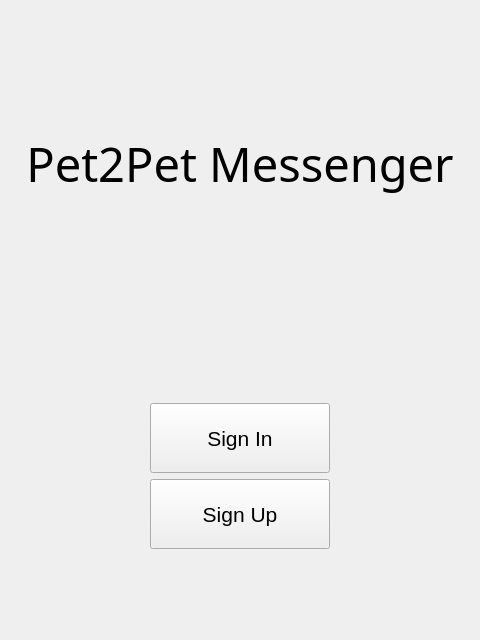
<?xml version="1.0" encoding="UTF-8"?>
<ui version="4.0">
 <class>InitScreenForm</class>
 <widget class="QWidget" name="InitScreenForm">
  <property name="geometry">
   <rect>
    <x>0</x>
    <y>0</y>
    <width>480</width>
    <height>640</height>
   </rect>
  </property>
  <property name="windowTitle">
   <string>Form</string>
  </property>
  <layout class="QVBoxLayout" name="verticalLayout">
   <item>
    <spacer name="verticalSpacer">
     <property name="orientation">
      <enum>Qt::Vertical</enum>
     </property>
     <property name="sizeType">
      <enum>QSizePolicy::Minimum</enum>
     </property>
     <property name="sizeHint" stdset="0">
      <size>
       <width>20</width>
       <height>120</height>
      </size>
     </property>
    </spacer>
   </item>
   <item>
    <widget class="QLabel" name="label">
     <property name="font">
      <font>
       <family>MS PMincho</family>
       <pointsize>35</pointsize>
      </font>
     </property>
     <property name="text">
      <string>Pet2Pet Messenger</string>
     </property>
     <property name="scaledContents">
      <bool>false</bool>
     </property>
     <property name="alignment">
      <set>Qt::AlignCenter</set>
     </property>
    </widget>
   </item>
   <item>
    <spacer name="verticalSpacer_2">
     <property name="orientation">
      <enum>Qt::Vertical</enum>
     </property>
     <property name="sizeHint" stdset="0">
      <size>
       <width>20</width>
       <height>192</height>
      </size>
     </property>
    </spacer>
   </item>
   <item>
    <layout class="QHBoxLayout" name="horizontalLayout">
     <item>
      <spacer name="horizontalSpacer">
       <property name="orientation">
        <enum>Qt::Horizontal</enum>
       </property>
       <property name="sizeHint" stdset="0">
        <size>
         <width>40</width>
         <height>20</height>
        </size>
       </property>
      </spacer>
     </item>
     <item>
      <widget class="QPushButton" name="LoginButton">
       <property name="minimumSize">
        <size>
         <width>180</width>
         <height>70</height>
        </size>
       </property>
       <property name="font">
        <font>
         <pointsize>16</pointsize>
        </font>
       </property>
       <property name="text">
        <string>Sign In</string>
       </property>
      </widget>
     </item>
     <item>
      <spacer name="horizontalSpacer_2">
       <property name="orientation">
        <enum>Qt::Horizontal</enum>
       </property>
       <property name="sizeHint" stdset="0">
        <size>
         <width>40</width>
         <height>20</height>
        </size>
       </property>
      </spacer>
     </item>
    </layout>
   </item>
   <item>
    <layout class="QHBoxLayout" name="horizontalLayout_2">
     <item>
      <spacer name="horizontalSpacer_4">
       <property name="orientation">
        <enum>Qt::Horizontal</enum>
       </property>
       <property name="sizeHint" stdset="0">
        <size>
         <width>40</width>
         <height>20</height>
        </size>
       </property>
      </spacer>
     </item>
     <item>
      <widget class="QPushButton" name="RegistrationButton">
       <property name="minimumSize">
        <size>
         <width>180</width>
         <height>70</height>
        </size>
       </property>
       <property name="font">
        <font>
         <pointsize>16</pointsize>
        </font>
       </property>
       <property name="text">
        <string>Sign Up</string>
       </property>
      </widget>
     </item>
     <item>
      <spacer name="horizontalSpacer_3">
       <property name="orientation">
        <enum>Qt::Horizontal</enum>
       </property>
       <property name="sizeHint" stdset="0">
        <size>
         <width>40</width>
         <height>20</height>
        </size>
       </property>
      </spacer>
     </item>
    </layout>
   </item>
   <item>
    <spacer name="verticalSpacer_3">
     <property name="orientation">
      <enum>Qt::Vertical</enum>
     </property>
     <property name="sizeType">
      <enum>QSizePolicy::Minimum</enum>
     </property>
     <property name="sizeHint" stdset="0">
      <size>
       <width>20</width>
       <height>80</height>
      </size>
     </property>
    </spacer>
   </item>
  </layout>
 </widget>
 <resources/>
 <connections/>
</ui>
